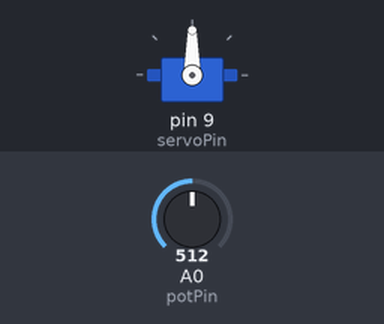
This sketch was run on a simulated Arduino Uno, built with avr-gcc and run on an emulated ATmega328P. Parts: servo. The test bench sets the inputs (shaded band); at power-on: A0 (potPin) = 512.

Above: at 1.2 s.
1.3 s: A0 (potPin) set to 716
At 2.3 s:
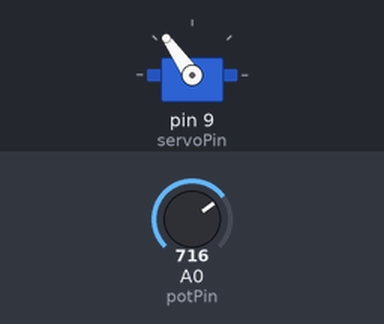
2.8 s: A0 (potPin) set to 900
At 3.1 s:
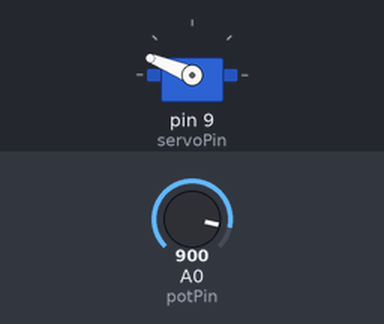
4.3 s: A0 (potPin) set to 1023
At 5.5 s:
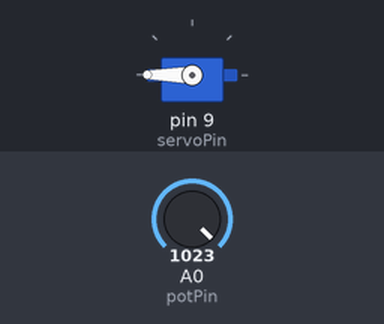
5.8 s: A0 (potPin) set to 306
At 6.6 s:
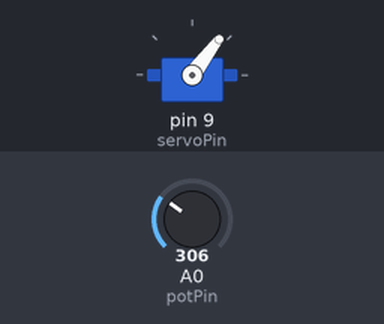
7.3 s: A0 (potPin) set to 122
At 8.0 s:
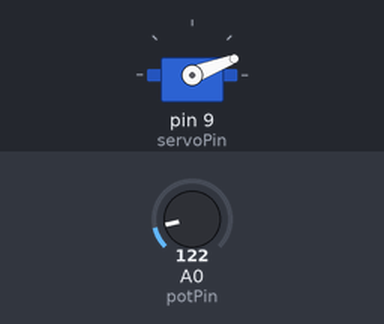
Timing chart, 0 to 9.8 s (numbered marks = the images above; inputs shaded):
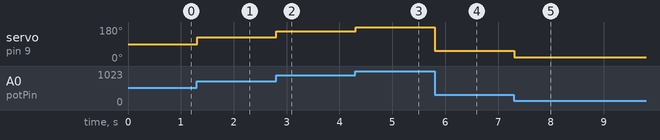

The sketch:

servo-controlled-system-code.ino
```cpp
#include <Servo.h>

Servo myServo;

const int servoPin = 9;
const int potPin = A0;

void setup() {
  myServo.attach(servoPin);
}

void loop() {
  int potValue = analogRead(potPin);          // Read potentiometer (0-1023)
  int angle = map(potValue, 0, 1023, 0, 180); // Convert to angle (0-180)

  myServo.write(angle);                       // Move servo
  delay(15);                                  // Small delay
}
```

Measured:
- after the input at 1.3 s, servo on pin 9 (servoPin): 90° → 125° at once
- after the input at 2.8 s, servo on pin 9 (servoPin): 125° → 158° at once
- after the input at 4.3 s, servo on pin 9 (servoPin): 158° → 180° at once
- after the input at 5.8 s, servo on pin 9 (servoPin): 180° → 53° at once
- after the input at 7.3 s, servo on pin 9 (servoPin): 53° → 21° at once
